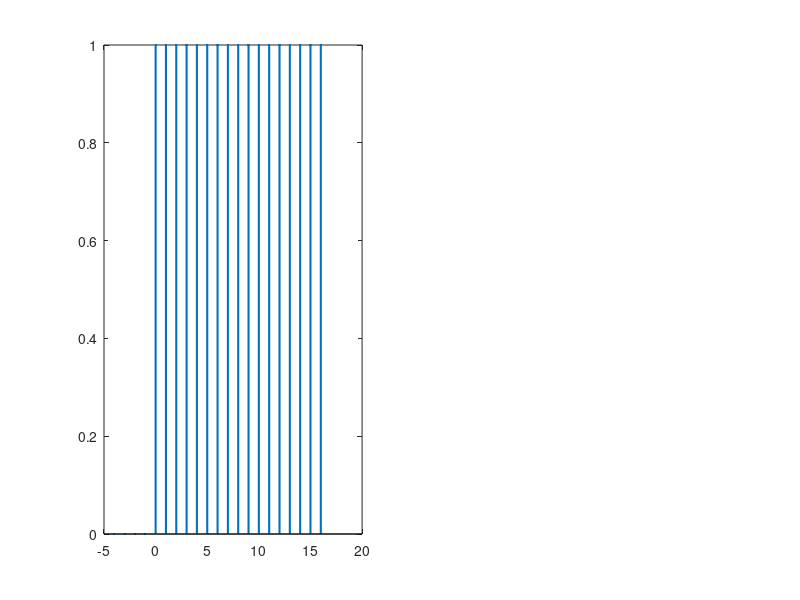

Recreate this plot in MATLAB. (Note: this script raises an error after producing the figure.)
function fig2_4

% FIGURE 2.4:  Z-transform of unit step

clc
clear
fprintf ('Figure 2.4: Z-transform of unit step\n\n')

% Plot x(k)

figure
subplot(1,2,1)
n = 8;
k0 = -n/2 : 2*n;
m = length(k0);
for k = 0 : m-1
   if (k < n/2)
      x(k+1) = 0;
   else
      x(k+1) = 1;
   end
end
h = stem (k0,x,'filled','.');
set (h,'LineWidth',1.5)
f_labels ('Unit step','\it{k}','\it{x(k)}')
axis square
axis([k0(1) k0(m) -.5 1.5])

% Pole-zero pattern

c = 0.085;
r = 1;
phi = linspace(0,2*pi,361);
x = r*cos(phi);
y = r*sin(phi);
subplot(1,2,2)
box off
h = plot(x,y,'b',[-2 2],[0 0],'k',[0 0],[-2 2],'k');
set (h(1),'LineWidth',1.5)
axis square
f_labels ('Pole-zero pattern','Re(\it{z})','Im(\it{z})')
text (1-c,0,'X')
text (-c,0,'O')
f_wait
